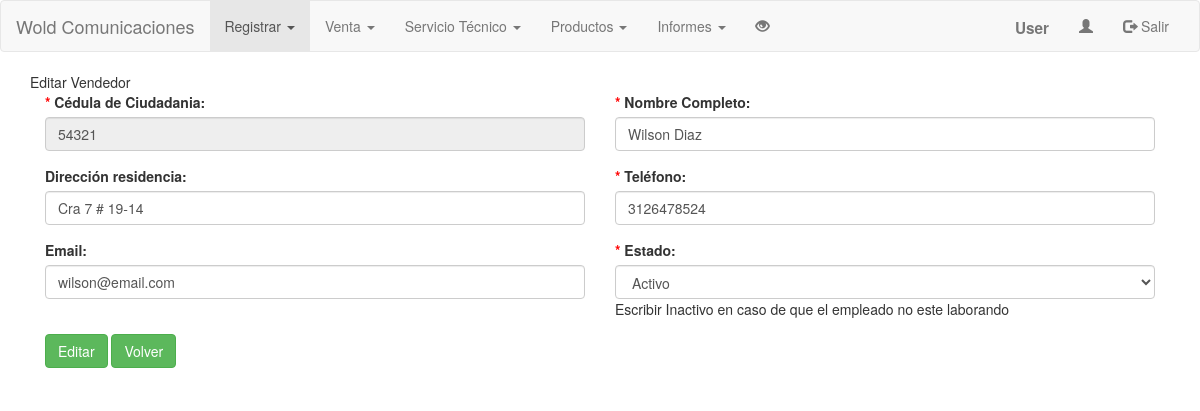
The page /index.php?pag=5&id=54321 on the database its author committed.
### tables this page shows
CREATE TABLE IF NOT EXISTS `tbvendedor` (
  `idvendedor` int(11) NOT NULL,
  `nombre` varchar(100) NOT NULL,
  `direccion` varchar(100) DEFAULT NULL,
  `telefono` varchar(10) NOT NULL,
  `email` varchar(100) DEFAULT NULL,
  `estado` enum('Activo','Inactivo') NOT NULL
);

### controlador/cvendedor.php (called while the page is built, shortened)
<?php
	include('modelo/mvendedor.php');
	$vendedor = new Mvendedor();
	$idvende      		= isset($_GET['id']) ? $_GET['id'] : NULL;
	if ($idvende)
	{
		$consultaedit = $vendedor->consultar_vendedor_id($idvende);
	}

### modelo/mvendedor.php (called while the page is built, shortened)
<?php
	include('controlador/conexion.php');
	include('functions.php');
	class Mvendedor extends Funciones
	{
		function consultar_vendedor_id($idvendedor)
		{
			$sql = "SELECT * FROM tbvendedor WHERE idvendedor = '$idvendedor' ";
			return $this -> SeleccionDatos($sql);
		}
	}

### modelo/functions.php (called while the page is built, shortened)
<?php
	class Funciones {
        function SeleccionDatos($consulta)
        {
                $conexionBD = new conexion();
                $conexionBD -> conectarBD();
                $datos = $conexionBD -> ejeCon($consulta, 0);
                return $datos;
        }
    }

### controlador/configuracion.php (called while the page is built)
<?php
	$serv_bd = "localhost";
	$usu_bd = "root";
	$pass_bd = "";
	$bd = "bdserviciotecnico";
?>

### controlador/conexion.php (called while the page is built, shortened)
<?php
	class conexion {
		var $link;
		function conectarBD() {
			include("configuracion.php");
			$this -> link = mysqli_connect ($serv_bd, $usu_bd, $pass_bd);
			$bd2 = mysqli_select_db($this->link,$bd);
		}
		function ejeCon($con, $op) {
			$this -> resultado = mysqli_query($this->link,$con) or die("La consulta fallo: ". mysqli_error($this->link));
			if($op == 0) {
				while ($linea = mysqli_fetch_array($this -> resultado)) {
					$arrayResultado[] = $linea;
				}
			} else {
				$arrayResultado[] = 0;
			}
			$resarr = isset ($arrayResultado) ? $arrayResultado: NULL;
			if($resarr) {
				return $arrayResultado;
			}
		}
	}
?>

### vista/vactuvendedor.php (the view, shortened to what this page needs)
<body class="fondo">
    <div class="edit">
<?php include("controlador/cvendedor.php"); ?>
	<div class="eti">Editar Vendedor</div>
	<form action="index.php?pag=4&id=<?= $idvende?>" method="POST">
		<div class="form-group col-md-6 col-lg-6">
            <label for=""><span style="color:red;">* </span>Cédula de Ciudadania:</label>
            <input type="text" class="form-control" name="idvendedor" value="<?= $consultaedit[0]['idvendedor'] ?>" readonly>
		</div>
		<div class="form-group col-md-6 col-lg-6">
			<label for=""><span style="color:red;">* </span>Nombre Completo:</label>
            <input type="text" class="form-control" name="nombre"  value="<?= $consultaedit[0]['nombre']  ?> " pattern="[A-z ]{2,100}" title="Solo se permiten letras máximo 100 caracteres" required>
		</div>
		<div class="form-group col-md-6 col-lg-6">
			<label for="">Dirección residencia:</label>
            <input type="text" class="form-control" name="direccion" value="<?= $consultaedit[0]['direccion'] ?>" maxlength="100">
		</div>
		<div class="form-group col-md-6 col-lg-6">
			<label for=""><span style="color:red;">* </span>Teléfono:</label>
            <input type="text" class="form-control" name="telefono" value="<?= $consultaedit[0]['telefono']  ?>" pattern="[0-9]{7,10}" title="Solo se permiten telefonos validos, minimo desde 7 numeros y máximo 10 caracteres" required>
		</div>
		<div class="form-group col-md-6 col-lg-6">
			<label for="">Email:</label>
            <input type="email" class="form-control" name="email"  value="<?= $consultaedit[0]['email']  ?>" maxlength="100">
		</div>
		<div class="form-group col-md-6 col-lg-6">
            <label for=""><span style="color:red;">* </span>Estado:</label>
   	            <select name="estado" class="form-control" required>
                    <option value="<?= $consultaedit[0]['estado']  ?>" selected><?= $consultaedit[0]['estado']  ?></option>
            	</select>
                Escribir Inactivo en caso de que el empleado no este laborando
		</div>
		<div class="form-group col-lg-6">
            <input type="submit" class="btn btn-success" value="Editar">
			<a href="index.php?pag=4"class="btn btn-success">Volver</a>
        </div>
	</form>
</div>
</body>

### rows shown on the page
tbvendedor: idvendedor "54321", nombre "Wilson Diaz", direccion "Cra 7 # 19-14", telefono "3126478524", email "wilson@email.com", estado "Activo"
